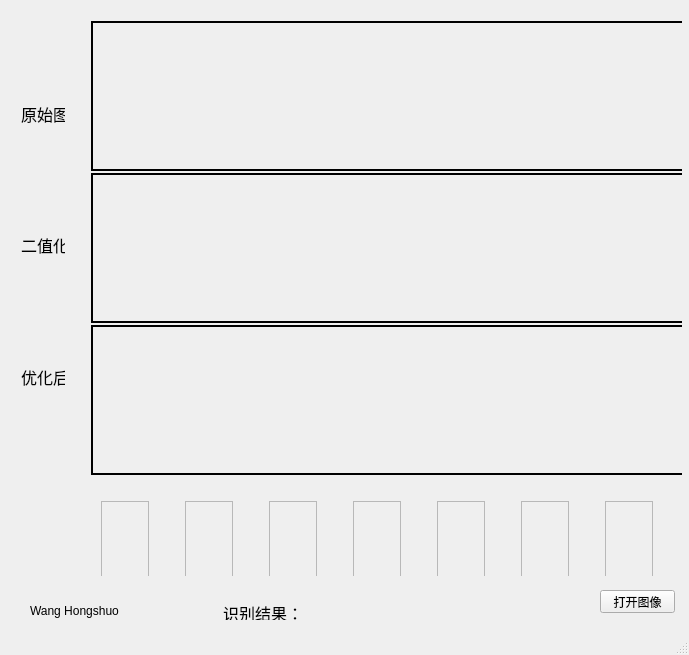
<?xml version="1.0" encoding="UTF-8"?>
<ui version="4.0">
 <class>MainWindow</class>
 <widget class="QMainWindow" name="MainWindow">
  <property name="geometry">
   <rect>
    <x>0</x>
    <y>0</y>
    <width>689</width>
    <height>655</height>
   </rect>
  </property>
  <property name="windowTitle">
   <string>MainWindow</string>
  </property>
  <widget class="QWidget" name="centralWidget">
   <widget class="QPushButton" name="open_img">
    <property name="geometry">
     <rect>
      <x>600</x>
      <y>590</y>
      <width>75</width>
      <height>23</height>
     </rect>
    </property>
    <property name="text">
     <string>打开图像</string>
    </property>
   </widget>
   <widget class="QWidget" name="layoutWidget">
    <property name="geometry">
     <rect>
      <x>60</x>
      <y>490</y>
      <width>641</width>
      <height>86</height>
     </rect>
    </property>
    <layout class="QHBoxLayout" name="horizontalLayout">
     <item>
      <widget class="QLabel" name="c1">
       <property name="minimumSize">
        <size>
         <width>48</width>
         <height>84</height>
        </size>
       </property>
       <property name="maximumSize">
        <size>
         <width>48</width>
         <height>84</height>
        </size>
       </property>
       <property name="frameShape">
        <enum>QFrame::StyledPanel</enum>
       </property>
       <property name="frameShadow">
        <enum>QFrame::Plain</enum>
       </property>
       <property name="text">
        <string/>
       </property>
      </widget>
     </item>
     <item>
      <widget class="QLabel" name="c2">
       <property name="minimumSize">
        <size>
         <width>48</width>
         <height>84</height>
        </size>
       </property>
       <property name="maximumSize">
        <size>
         <width>48</width>
         <height>84</height>
        </size>
       </property>
       <property name="frameShape">
        <enum>QFrame::StyledPanel</enum>
       </property>
       <property name="frameShadow">
        <enum>QFrame::Plain</enum>
       </property>
       <property name="text">
        <string/>
       </property>
      </widget>
     </item>
     <item>
      <widget class="QLabel" name="c3">
       <property name="minimumSize">
        <size>
         <width>48</width>
         <height>84</height>
        </size>
       </property>
       <property name="maximumSize">
        <size>
         <width>48</width>
         <height>84</height>
        </size>
       </property>
       <property name="frameShape">
        <enum>QFrame::StyledPanel</enum>
       </property>
       <property name="frameShadow">
        <enum>QFrame::Plain</enum>
       </property>
       <property name="text">
        <string/>
       </property>
      </widget>
     </item>
     <item>
      <widget class="QLabel" name="c4">
       <property name="minimumSize">
        <size>
         <width>48</width>
         <height>84</height>
        </size>
       </property>
       <property name="maximumSize">
        <size>
         <width>48</width>
         <height>84</height>
        </size>
       </property>
       <property name="frameShape">
        <enum>QFrame::StyledPanel</enum>
       </property>
       <property name="frameShadow">
        <enum>QFrame::Plain</enum>
       </property>
       <property name="text">
        <string/>
       </property>
      </widget>
     </item>
     <item>
      <widget class="QLabel" name="c5">
       <property name="minimumSize">
        <size>
         <width>48</width>
         <height>84</height>
        </size>
       </property>
       <property name="maximumSize">
        <size>
         <width>48</width>
         <height>84</height>
        </size>
       </property>
       <property name="frameShape">
        <enum>QFrame::StyledPanel</enum>
       </property>
       <property name="frameShadow">
        <enum>QFrame::Plain</enum>
       </property>
       <property name="text">
        <string/>
       </property>
      </widget>
     </item>
     <item>
      <widget class="QLabel" name="c6">
       <property name="minimumSize">
        <size>
         <width>48</width>
         <height>84</height>
        </size>
       </property>
       <property name="maximumSize">
        <size>
         <width>48</width>
         <height>84</height>
        </size>
       </property>
       <property name="frameShape">
        <enum>QFrame::StyledPanel</enum>
       </property>
       <property name="frameShadow">
        <enum>QFrame::Plain</enum>
       </property>
       <property name="text">
        <string/>
       </property>
      </widget>
     </item>
     <item>
      <widget class="QLabel" name="c7">
       <property name="minimumSize">
        <size>
         <width>48</width>
         <height>84</height>
        </size>
       </property>
       <property name="maximumSize">
        <size>
         <width>48</width>
         <height>84</height>
        </size>
       </property>
       <property name="frameShape">
        <enum>QFrame::StyledPanel</enum>
       </property>
       <property name="frameShadow">
        <enum>QFrame::Plain</enum>
       </property>
       <property name="text">
        <string/>
       </property>
      </widget>
     </item>
    </layout>
   </widget>
   <widget class="QWidget" name="layoutWidget">
    <property name="geometry">
     <rect>
      <x>80</x>
      <y>10</y>
      <width>602</width>
      <height>471</height>
     </rect>
    </property>
    <layout class="QVBoxLayout" name="verticalLayout">
     <item>
      <widget class="QLabel" name="input_image">
       <property name="minimumSize">
        <size>
         <width>600</width>
         <height>150</height>
        </size>
       </property>
       <property name="maximumSize">
        <size>
         <width>600</width>
         <height>150</height>
        </size>
       </property>
       <property name="mouseTracking">
        <bool>false</bool>
       </property>
       <property name="frameShape">
        <enum>QFrame::WinPanel</enum>
       </property>
       <property name="frameShadow">
        <enum>QFrame::Plain</enum>
       </property>
       <property name="lineWidth">
        <number>0</number>
       </property>
       <property name="midLineWidth">
        <number>0</number>
       </property>
       <property name="text">
        <string/>
       </property>
      </widget>
     </item>
     <item>
      <widget class="QLabel" name="ori_binarization">
       <property name="minimumSize">
        <size>
         <width>600</width>
         <height>150</height>
        </size>
       </property>
       <property name="maximumSize">
        <size>
         <width>600</width>
         <height>150</height>
        </size>
       </property>
       <property name="frameShape">
        <enum>QFrame::WinPanel</enum>
       </property>
       <property name="text">
        <string/>
       </property>
      </widget>
     </item>
     <item>
      <widget class="QLabel" name="binarization">
       <property name="minimumSize">
        <size>
         <width>600</width>
         <height>150</height>
        </size>
       </property>
       <property name="maximumSize">
        <size>
         <width>600</width>
         <height>150</height>
        </size>
       </property>
       <property name="frameShape">
        <enum>QFrame::WinPanel</enum>
       </property>
       <property name="text">
        <string/>
       </property>
      </widget>
     </item>
    </layout>
   </widget>
   <widget class="QWidget" name="layoutWidget">
    <property name="geometry">
     <rect>
      <x>190</x>
      <y>590</y>
      <width>231</width>
      <height>41</height>
     </rect>
    </property>
    <layout class="QHBoxLayout" name="horizontalLayout_2">
     <item>
      <widget class="QLabel" name="text_3">
       <property name="text">
        <string>&lt;html&gt;&lt;head/&gt;&lt;body&gt;&lt;p align=&quot;right&quot;&gt;&lt;span style=&quot; font-size:12pt;&quot;&gt;识别结果：&lt;/span&gt;&lt;/p&gt;&lt;/body&gt;&lt;/html&gt;</string>
       </property>
      </widget>
     </item>
     <item>
      <widget class="QLabel" name="ans">
       <property name="font">
        <font>
         <family>宋体</family>
         <pointsize>20</pointsize>
         <weight>75</weight>
         <bold>true</bold>
         <underline>false</underline>
         <stylestrategy>PreferAntialias</stylestrategy>
        </font>
       </property>
       <property name="text">
        <string/>
       </property>
      </widget>
     </item>
    </layout>
   </widget>
   <widget class="QLabel" name="label">
    <property name="geometry">
     <rect>
      <x>30</x>
      <y>600</y>
      <width>101</width>
      <height>21</height>
     </rect>
    </property>
    <property name="text">
     <string>Wang Hongshuo</string>
    </property>
   </widget>
   <widget class="QWidget" name="layoutWidget">
    <property name="geometry">
     <rect>
      <x>10</x>
      <y>40</y>
      <width>66</width>
      <height>411</height>
     </rect>
    </property>
    <layout class="QVBoxLayout" name="verticalLayout_2">
     <item>
      <widget class="QLabel" name="text_0">
       <property name="text">
        <string>&lt;html&gt;&lt;head/&gt;&lt;body&gt;&lt;p&gt;&lt;span style=&quot; font-size:12pt;&quot;&gt;原始图像&lt;/span&gt;&lt;/p&gt;&lt;/body&gt;&lt;/html&gt;</string>
       </property>
      </widget>
     </item>
     <item>
      <widget class="QLabel" name="text_1">
       <property name="text">
        <string>&lt;html&gt;&lt;head/&gt;&lt;body&gt;&lt;p&gt;&lt;span style=&quot; font-size:12pt;&quot;&gt;二值化&lt;/span&gt;&lt;/p&gt;&lt;/body&gt;&lt;/html&gt;</string>
       </property>
      </widget>
     </item>
     <item>
      <widget class="QLabel" name="text_2">
       <property name="text">
        <string>&lt;html&gt;&lt;head/&gt;&lt;body&gt;&lt;p&gt;&lt;span style=&quot; font-size:12pt;&quot;&gt;优化后&lt;/span&gt;&lt;/p&gt;&lt;/body&gt;&lt;/html&gt;</string>
       </property>
      </widget>
     </item>
    </layout>
   </widget>
   <zorder>layoutWidget</zorder>
   <zorder>open_img</zorder>
   <zorder>layoutWidget</zorder>
   <zorder>layoutWidget</zorder>
   <zorder>layoutWidget</zorder>
   <zorder>label</zorder>
  </widget>
  <widget class="QStatusBar" name="statusBar"/>
 </widget>
 <layoutdefault spacing="6" margin="11"/>
 <tabstops>
  <tabstop>open_img</tabstop>
 </tabstops>
 <resources/>
 <connections/>
</ui>
